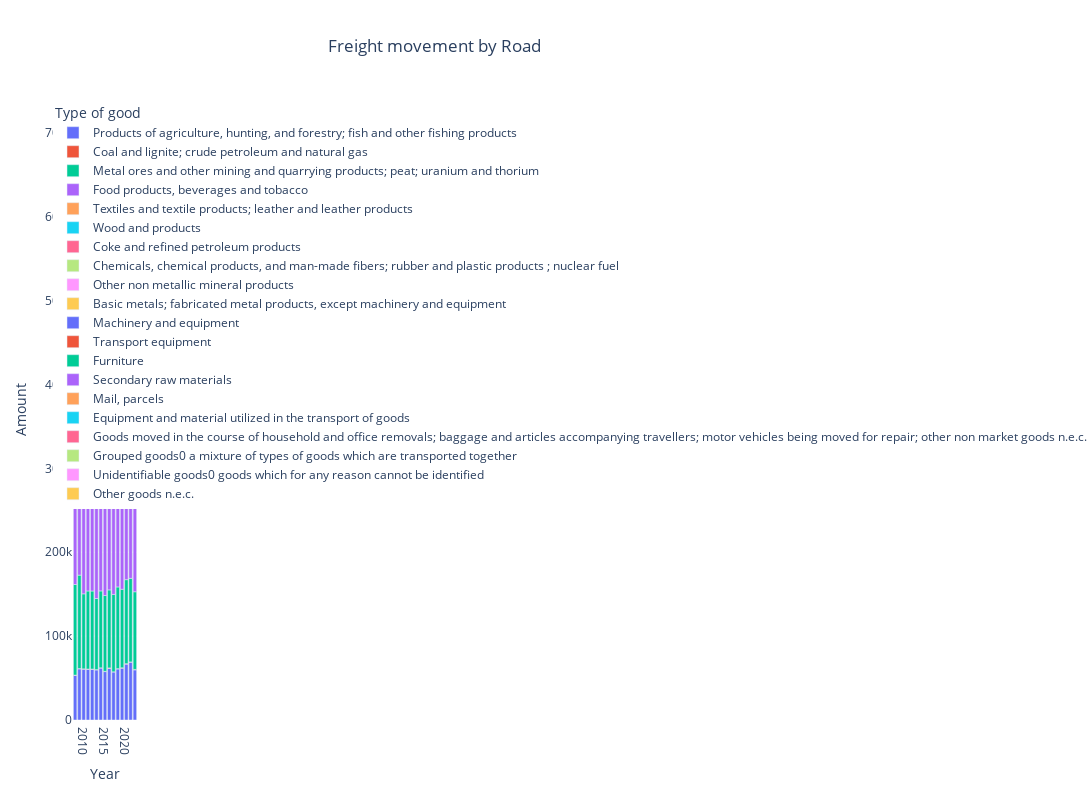

Write notebook code for a chart like this one.
### Code cell
import plotly.express as px

fig = px.bar(df1, 
             x='Year', 
             y='Amount',  
             title='Freight movement by Road',
             height=800,
             width = 2300,
             color= 'Type of good')
#              color_discrete_sequence=px.colors.qualitative.Set3
fig.update_layout(xaxis_title='Year', yaxis_title='Amount',  title_x=0.3, title_y=.95)
            

#              
            


fig.show()

### Figure 1 — Plotly figure (JSON) as saved in the notebook; plotly's stock layout.template omitted (floating-point values rounded to 4 significant figures)
{"data": [{"alignmentgroup": "True", "hovertemplate": "Type of good=Products of agriculture, hunting, and forestry; fish and other fishing products<br>Year=%{x}<br>Amount=%{y}<extra></extra>", "legendgroup": "Products of agriculture, hunting, and forestry; fish and other fishing products", "marker": {"color": "#636efa", "pattern": {"shape": ""}}, "name": "Products of agriculture, hunting, and forestry; fish and other fishing products", "offsetgroup": "Products of agriculture, hunting, and forestry; fish and other fishing products", "orientation": "v", "showlegend": true, "textposition": "auto", "type": "bar", "x": [2008, 2009, 2010, 2011, 2012, 2013, 2014, 2015, 2016, 2017, 2018, 2019, 2020, 2021, 2022], "xaxis": "x", "y": [53262, 61042, 60681, 60575, 60537, 59765, 62045, 57714, 61416, 57400, 60918, 61832, 66636, 69045, 59789], "yaxis": "y"}, {"alignmentgroup": "True", "hovertemplate": "Type of good=Coal and lignite; crude petroleum and natural gas<br>Year=%{x}<br>Amount=%{y}<extra></extra>", "legendgroup": "Coal and lignite; crude petroleum and natural gas", "marker": {"color": "#EF553B", "pattern": {"shape": ""}}, "name": "Coal and lignite; crude petroleum and natural gas", "offsetgroup": "Coal and lignite; crude petroleum and natural gas", "orientation": "v", "showlegend": true, "textposition": "auto", "type": "bar", "x": [2008, 2009, 2010, 2011, 2012, 2013, 2014, 2015, 2016, 2017, 2018, 2019, 2020, 2021, 2022], "xaxis": "x", "y": [238, 253, 319, 187, 199, 311, 149, 293, 661, 72, 308, 416, 518, 198, 506], "yaxis": "y"}, {"alignmentgroup": "True", "hovertemplate": "Type of good=Metal ores and other mining and quarrying products; peat; uranium and thorium<br>Year=%{x}<br>Amount=%{y}<extra></extra>", "legendgroup": "Metal ores and other mining and quarrying products; peat; uranium and thorium", "marker": {"color": "#00cc96", "pattern": {"shape": ""}}, "name": "Metal ores and other mining and quarrying products; peat; uranium and thorium", "offsetgroup": "Metal ores and other mining and quarrying products; peat; uranium and thorium", "orientation": "v", "showlegend": true, "textposition": "auto", "type": "bar", "x": [2008, 2009, 2010, 2011, 2012, 2013, 2014, 2015, 2016, 2017, 2018, 2019, 2020, 2021, 2022], "xaxis": "x", "y": [108030, 111394, 89415, 93053, 93022, 84759, 91680, 90379, 93043, 92264, 97373, 93583, 100138, 99622, 92578], "yaxis": "y"}, {"alignmentgroup": "True", "hovertemplate": "Type of good=Food products, beverages and tobacco<br>Year=%{x}<br>Amount=%{y}<extra></extra>", "legendgroup": "Food products, beverages and tobacco", "marker": {"color": "#ab63fa", "pattern": {"shape": ""}}, "name": "Food products, beverages and tobacco", "offsetgroup": "Food products, beverages and tobacco", "orientation": "v", "showlegend": true, "textposition": "auto", "type": "bar", "x": [2008, 2009, 2010, 2011, 2012, 2013, 2014, 2015, 2016, 2017, 2018, 2019, 2020, 2021, 2022], "xaxis": "x", "y": [92962, 94167, 117372, 121654, 122375, 113171, 115360, 124106, 126420, 128539, 124811, 130810, 129793, 134873, 142762], "yaxis": "y"}, {"alignmentgroup": "True", "hovertemplate": "Type of good=Textiles and textile products; leather and leather products<br>Year=%{x}<br>Amount=%{y}<extra></extra>", "legendgroup": "Textiles and textile products; leather and leather products", "marker": {"color": "#FFA15A", "pattern": {"shape": ""}}, "name": "Textiles and textile products; leather and leather products", "offsetgroup": "Textiles and textile products; leather and leather products", "orientation": "v", "showlegend": true, "textposition": "auto", "type": "bar", "x": [2008, 2009, 2010, 2011, 2012, 2013, 2014, 2015, 2016, 2017, 2018, 2019, 2020, 2021, 2022], "xaxis": "x", "y": [3961, 3829, 5445, 5147, 4582, 4797, 4415, 4158, 4181, 3789, 3690, 5160, 3993, 3931, 3852], "yaxis": "y"}, {"alignmentgroup": "True", "hovertemplate": "Type of good=Wood and products<br>Year=%{x}<br>Amount=%{y}<extra></extra>", "legendgroup": "Wood and products", "marker": {"color": "#19d3f3", "pattern": {"shape": ""}}, "name": "Wood and products", "offsetgroup": "Wood and products", "orientation": "v", "showlegend": true, "textposition": "auto", "type": "bar", "x": [2008, 2009, 2010, 2011, 2012, 2013, 2014, 2015, 2016, 2017, 2018, 2019, 2020, 2021, 2022], "xaxis": "x", "y": [28218, 24190, 27316, 26879, 24747, 25536, 26635, 26720, 24371, 24285, 23962, 24373, 24775, 27893, 23152], "yaxis": "y"}, {"alignmentgroup": "True", "hovertemplate": "Type of good=Coke and refined petroleum products<br>Year=%{x}<br>Amount=%{y}<extra></extra>", "legendgroup": "Coke and refined petroleum products", "marker": {"color": "#FF6692", "pattern": {"shape": ""}}, "name": "Coke and refined petroleum products", "offsetgroup": "Coke and refined petroleum products", "orientation": "v", "showlegend": true, "textposition": "auto", "type": "bar", "x": [2008, 2009, 2010, 2011, 2012, 2013, 2014, 2015, 2016, 2017, 2018, 2019, 2020, 2021, 2022], "xaxis": "x", "y": [7825, 10258, 20957, 15712, 13533, 12451, 10964, 9195, 9384, 10022, 9950, 9841, 9401, 8884, 8720], "yaxis": "y"}, {"alignmentgroup": "True", "hovertemplate": "Type of good=Chemicals, chemical products, and man-made fibers; rubber and plastic products ; nuclear fuel<br>Year=%{x}<br>Amount=%{y}<extra></extra>", "legendgroup": "Chemicals, chemical products, and man-made fibers; rubber and plastic products ; nuclear fuel", "marker": {"color": "#B6E880", "pattern": {"shape": ""}}, "name": "Chemicals, chemical products, and man-made fibers; rubber and plastic products ; nuclear fuel", "offsetgroup": "Chemicals, chemical products, and man-made fibers; rubber and plastic products ; nuclear fuel", "orientation": "v", "showlegend": true, "textposition": "auto", "type": "bar", "x": [2008, 2009, 2010, 2011, 2012, 2013, 2014, 2015, 2016, 2017, 2018, 2019, 2020, 2021, 2022], "xaxis": "x", "y": [48535, 54903, 59271, 61258, 65568, 59472, 57261, 60920, 61292, 66774, 65743, 64506, 64878, 61769, 62305], "yaxis": "y"}, {"alignmentgroup": "True", "hovertemplate": "Type of good=Other non metallic mineral products<br>Year=%{x}<br>Amount=%{y}<extra></extra>", "legendgroup": "Other non metallic mineral products", "marker": {"color": "#FF97FF", "pattern": {"shape": ""}}, "name": "Other non metallic mineral products", "offsetgroup": "Other non metallic mineral products", "orientation": "v", "showlegend": true, "textposition": "auto", "type": "bar", "x": [2008, 2009, 2010, 2011, 2012, 2013, 2014, 2015, 2016, 2017, 2018, 2019, 2020, 2021, 2022], "xaxis": "x", "y": [96883, 94773, 70153, 72395, 54654, 66010, 60728, 60686, 62077, 68852, 70898, 75480, 69203, 68295, 75980], "yaxis": "y"}, {"alignmentgroup": "True", "hovertemplate": "Type of good=Basic metals; fabricated metal products, except machinery and equipment<br>Year=%{x}<br>Amount=%{y}<extra></extra>", "legendgroup": "Basic metals; fabricated metal products, except machinery and equipment", "marker": {"color": "#FECB52", "pattern": {"shape": ""}}, "name": "Basic metals; fabricated metal products, except machinery and equipment", "offsetgroup": "Basic metals; fabricated metal products, except machinery and equipment", "orientation": "v", "showlegend": true, "textposition": "auto", "type": "bar", "x": [2008, 2009, 2010, 2011, 2012, 2013, 2014, 2015, 2016, 2017, 2018, 2019, 2020, 2021, 2022], "xaxis": "x", "y": [30167, 25759, 28521, 30068, 26983, 26950, 27542, 24904, 25097, 24397, 26202, 22845, 21734, 24612, 21995], "yaxis": "y"}, {"alignmentgroup": "True", "hovertemplate": "Type of good=Machinery and equipment<br>Year=%{x}<br>Amount=%{y}<extra></extra>", "legendgroup": "Machinery and equipment", "marker": {"color": "#636efa", "pattern": {"shape": ""}}, "name": "Machinery and equipment", "offsetgroup": "Machinery and equipment", "orientation": "v", "showlegend": true, "textposition": "auto", "type": "bar", "x": [2008, 2009, 2010, 2011, 2012, 2013, 2014, 2015, 2016, 2017, 2018, 2019, 2020, 2021, 2022], "xaxis": "x", "y": [20464, 18687, 23491, 24408, 23494, 26373, 23998, 24934, 26231, 26918, 25652, 28421, 26461, 29775, 28971], "yaxis": "y"}, {"alignmentgroup": "True", "hovertemplate": "Type of good=Transport equipment<br>Year=%{x}<br>Amount=%{y}<extra></extra>", "legendgroup": "Transport equipment", "marker": {"color": "#EF553B", "pattern": {"shape": ""}}, "name": "Transport equipment", "offsetgroup": "Transport equipment", "orientation": "v", "showlegend": true, "textposition": "auto", "type": "bar", "x": [2008, 2009, 2010, 2011, 2012, 2013, 2014, 2015, 2016, 2017, 2018, 2019, 2020, 2021, 2022], "xaxis": "x", "y": [15474, 11620, 9920, 10506, 8800, 9434, 8554, 8514, 9983, 8600, 9269, 8088, 7727, 9078, 6653], "yaxis": "y"}, {"alignmentgroup": "True", "hovertemplate": "Type of good=Furniture<br>Year=%{x}<br>Amount=%{y}<extra></extra>", "legendgroup": "Furniture", "marker": {"color": "#00cc96", "pattern": {"shape": ""}}, "name": "Furniture", "offsetgroup": "Furniture", "orientation": "v", "showlegend": true, "textposition": "auto", "type": "bar", "x": [2008, 2009, 2010, 2011, 2012, 2013, 2014, 2015, 2016, 2017, 2018, 2019, 2020, 2021, 2022], "xaxis": "x", "y": [2493, 2269, 3116, 3275, 3304, 2304, 2433, 3336, 3772, 2443, 3205, 3565, 2900, 3073, 2885], "yaxis": "y"}, {"alignmentgroup": "True", "hovertemplate": "Type of good=Secondary raw materials<br>Year=%{x}<br>Amount=%{y}<extra></extra>", "legendgroup": "Secondary raw materials", "marker": {"color": "#ab63fa", "pattern": {"shape": ""}}, "name": "Secondary raw materials", "offsetgroup": "Secondary raw materials", "orientation": "v", "showlegend": true, "textposition": "auto", "type": "bar", "x": [2008, 2009, 2010, 2011, 2012, 2013, 2014, 2015, 2016, 2017, 2018, 2019, 2020, 2021, 2022], "xaxis": "x", "y": [23517, 23466, 47804, 40591, 39706, 46647, 44204, 43941, 44352, 42317, 40059, 40452, 34827, 38055, 32236], "yaxis": "y"}, {"alignmentgroup": "True", "hovertemplate": "Type of good=Mail, parcels<br>Year=%{x}<br>Amount=%{y}<extra></extra>", "legendgroup": "Mail, parcels", "marker": {"color": "#FFA15A", "pattern": {"shape": ""}}, "name": "Mail, parcels", "offsetgroup": "Mail, parcels", "orientation": "v", "showlegend": true, "textposition": "auto", "type": "bar", "x": [2008, 2009, 2010, 2011, 2012, 2013, 2014, 2015, 2016, 2017, 2018, 2019, 2020, 2021, 2022], "xaxis": "x", "y": [0, 0, 792, 1022, 8589, 2224, 2996, 3174, 3320, 2950, 3902, 3959, 4643, 6044, 6513], "yaxis": "y"}, {"alignmentgroup": "True", "hovertemplate": "Type of good=Equipment and material utilized in the transport of goods<br>Year=%{x}<br>Amount=%{y}<extra></extra>", "legendgroup": "Equipment and material utilized in the transport of goods", "marker": {"color": "#19d3f3", "pattern": {"shape": ""}}, "name": "Equipment and material utilized in the transport of goods", "offsetgroup": "Equipment and material utilized in the transport of goods", "orientation": "v", "showlegend": true, "textposition": "auto", "type": "bar", "x": [2008, 2009, 2010, 2011, 2012, 2013, 2014, 2015, 2016, 2017, 2018, 2019, 2020, 2021, 2022], "xaxis": "x", "y": [18513, 16433, 17451, 18414, 18130, 31469, 34943, 35350, 38330, 39235, 35859, 37901, 39561, 42903, 43777], "yaxis": "y"}, {"alignmentgroup": "True", "hovertemplate": "Type of good=Goods moved in the course of household and office removals; baggage and articles accompanying travellers; motor vehicles being moved for repair; other non market goods n.e.c.<br>Year=%{x}<br>Amount=%{y}<extra></extra>", "legendgroup": "Goods moved in the course of household and office removals; baggage and articles accompanying travellers; motor vehicles being moved for repair; other non market goods n.e.c.", "marker": {"color": "#FF6692", "pattern": {"shape": ""}}, "name": "Goods moved in the course of household and office removals; baggage and articles accompanying travellers; motor vehicles being moved for repair; other non market goods n.e.c.", "offsetgroup": "Goods moved in the course of household and office removals; baggage and articles accompanying travellers; motor vehicles being moved for repair; other non market goods n.e.c.", "orientation": "v", "showlegend": true, "textposition": "auto", "type": "bar", "x": [2008, 2009, 2010, 2011, 2012, 2013, 2014, 2015, 2016, 2017, 2018, 2019, 2020, 2021, 2022], "xaxis": "x", "y": [9816, 10436, 547, 434, 400, 485, 463, 680, 527, 560, 571, 755, 531, 593, 443], "yaxis": "y"}, {"alignmentgroup": "True", "hovertemplate": "Type of good=Grouped goods0 a mixture of types of goods which are transported together<br>Year=%{x}<br>Amount=%{y}<extra></extra>", "legendgroup": "Grouped goods0 a mixture of types of goods which are transported together", "marker": {"color": "#B6E880", "pattern": {"shape": ""}}, "name": "Grouped goods0 a mixture of types of goods which are transported together", "offsetgroup": "Grouped goods0 a mixture of types of goods which are transported together", "orientation": "v", "showlegend": true, "textposition": "auto", "type": "bar", "x": [2008, 2009, 2010, 2011, 2012, 2013, 2014, 2015, 2016, 2017, 2018, 2019, 2020, 2021, 2022], "xaxis": "x", "y": [51823, 46191, 57374, 50344, 50001, 51566, 53705, 46621, 48399, 55520, 66832, 65168, 64955, 66635, 70643], "yaxis": "y"}, {"alignmentgroup": "True", "hovertemplate": "Type of good=Unidentifiable goods0 goods which for any reason cannot be identified<br>Year=%{x}<br>Amount=%{y}<extra></extra>", "legendgroup": "Unidentifiable goods0 goods which for any reason cannot be identified", "marker": {"color": "#FF97FF", "pattern": {"shape": ""}}, "name": "Unidentifiable goods0 goods which for any reason cannot be identified", "offsetgroup": "Unidentifiable goods0 goods which for any reason cannot be identified", "orientation": "v", "showlegend": true, "textposition": "auto", "type": "bar", "x": [2008, 2009, 2010, 2011, 2012, 2013, 2014, 2015, 2016, 2017, 2018, 2019, 2020, 2021, 2022], "xaxis": "x", "y": [985, 863, 17930, 22110, 13275, 18507, 11938, 16231, 13705, 11230, 10980, 11842, 11816, 6883, 11350], "yaxis": "y"}, {"alignmentgroup": "True", "hovertemplate": "Type of good=Other goods n.e.c.<br>Year=%{x}<br>Amount=%{y}<extra></extra>", "legendgroup": "Other goods n.e.c.", "marker": {"color": "#FECB52", "pattern": {"shape": ""}}, "name": "Other goods n.e.c.", "offsetgroup": "Other goods n.e.c.", "orientation": "v", "showlegend": true, "textposition": "auto", "type": "bar", "x": [2008, 2009, 2010, 2011, 2012, 2013, 2014, 2015, 2016, 2017, 2018, 2019, 2020, 2021, 2022], "xaxis": "x", "y": [8123, 6372, 0, 0, 0, 5, 4, 16, 0, 0, 0, 0, 0, 0, 0], "yaxis": "y"}], "layout": {"barmode": "relative", "height": 800, "legend": {"title": {"text": "Type of good"}, "tracegroupgap": 0}, "title": {"text": "Freight movement by Road", "x": 0.3, "y": 0.95}, "width": 2300, "xaxis": {"anchor": "y", "domain": [0, 1], "title": {"text": "Year"}}, "yaxis": {"anchor": "x", "domain": [0, 1], "title": {"text": "Amount"}}}}
